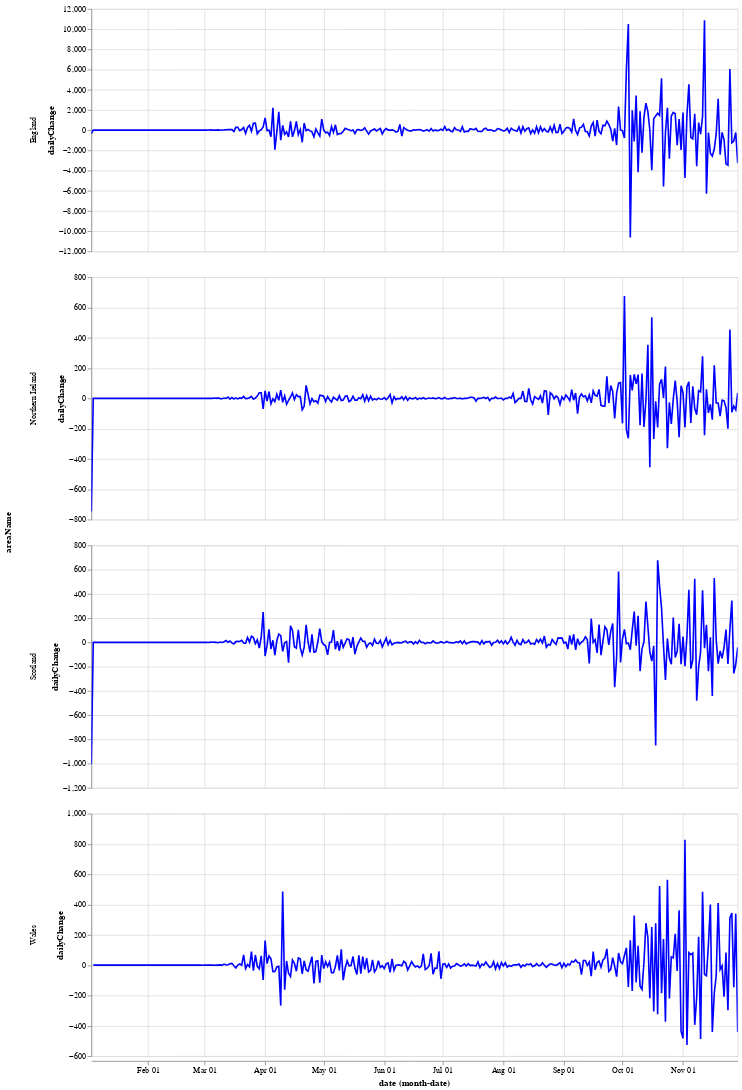

Notebook cell for this chart:
### Markdown cell above
First we have a graph which shows the daily change in the number of new cases for each country. This number jumps up and down all over the place, which is likely due to delay in reporting of new cases over the weekend. Another interesting thing is that it looks like the daily cases in Wales experienced a much shorter period of calm over the summer (calm in the sense of daily cases not jumping up and down).

### Code cell
#collapse
alt.Chart(uk_cases).mark_line().encode(
    x="monthdate(date)",
    y="dailyChange",
    tooltip='dailyChange',
    color=alt.condition(
        alt.datum.dailyChange > 0,
        alt.value("orange"),  # The positive color
        alt.value("blue")  # The negative color
    ),
    row='areaName'
).properties(width=800).resolve_scale(y='independent').interactive()

### Figure 1 — Vega-Lite specification as saved in the notebook (floating-point values rounded to 4 significant figures; data arrays with more than 128 entries replaced by an {"elided": "..."} marker saying what was removed)
{"config": {"view": {"continuousWidth": 400, "continuousHeight": 300}}, "data": {"name": "data-9d36e850141c8ed698c8b9d584c88641"}, "mark": "line", "encoding": {"color": {"condition": {"value": "orange", "test": "(datum.dailyChange > 0)"}, "value": "blue"}, "row": {"type": "nominal", "field": "areaName"}, "tooltip": {"type": "quantitative", "field": "dailyChange"}, "x": {"type": "temporal", "field": "date", "timeUnit": "monthdate"}, "y": {"type": "quantitative", "field": "dailyChange"}}, "resolve": {"scale": {"y": "independent"}}, "selection": {"selector010": {"type": "interval", "bind": "scales", "encodings": ["x", "y"]}}, "width": 800, "$schema": "https://vega.github.io/schema/vega-lite/v4.8.1.json", "datasets": {"data-9d36e850141c8ed698c8b9d584c88641": {"elided": "1328 records"}}}
